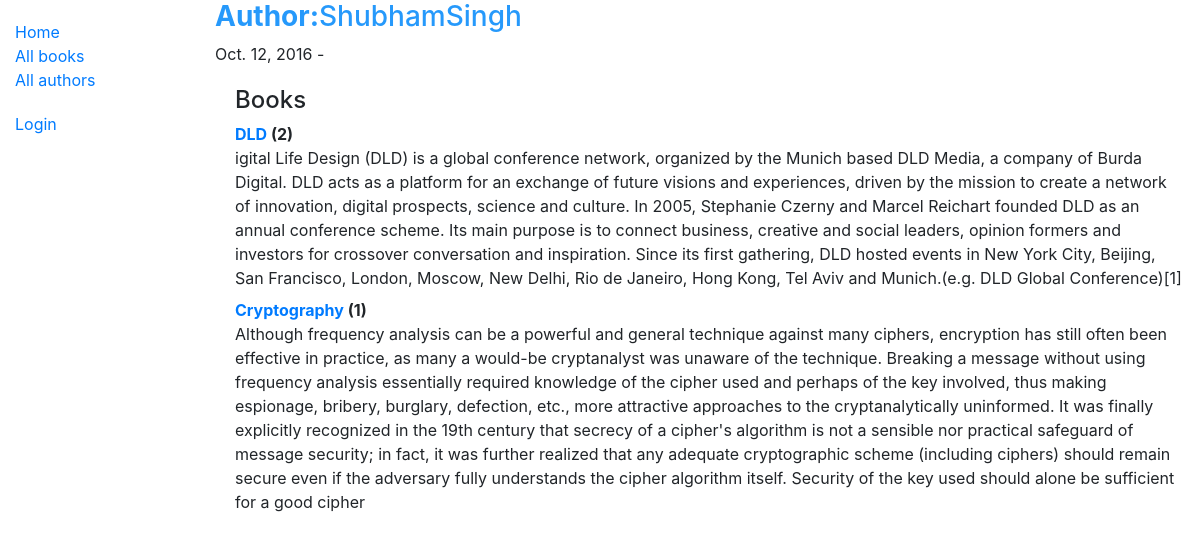
The app's page /catalog/author/1 with its own data.
### catalog/models.py (models this page shows, shortened)
class Author(models.Model):
    first_name = models.CharField(max_length=100)
    last_name = models.CharField(max_length=100)
    date_of_birth = models.DateField(null=True, blank=True)
    date_of_death = models.DateField('Died', null=True, blank=True)
    class Meta:
        ordering = ['last_name']

class Book(models.Model):
    title = models.CharField(max_length=200)
    author = models.ForeignKey('Author', on_delete=models.SET_NULL, null=True)
    summary = models.TextField(max_length=1000, help_text='Enter a brief description of the book')
    isbn = models.CharField('ISBN', max_length=13, help_text='13 Character <a href="https://www.isbn-international.org/content/what-isbn">ISBN number</a>')
    genre = models.ManyToManyField(Genre, help_text='Select a genre for this book')
    language = models.ForeignKey('Language', on_delete=models.SET_NULL, null= True)
    def __str__(self):
        return self.title

### catalog/views.py (the view)
# urls.py: url(r'^author/(?P<pk>\d+)$', AuthorDetailView.as_view(), name='author-detail'),
class AuthorDetailView(DetailView):
    model = Author
    template_name = 'catalog/Author/author_detail.html'
    paginate_by = 2

### catalog/templates/catalog/Author/author_detail.html
{% extends 'base_generic.html' %}
{% block content %}
    <h3 style="color: #2699FB"><strong>Author:</strong>{{ author.first_name }}{{ author.last_name }}</h3>
    <p>{{author.date_of_birth}} - {% if author.date_of_death %} {{ author.date_of_death }} {% endif%}</p>
    <div style="margin-left:20px;margin-top:20px">
        <h4>Books</h4>
        <dl>
            {% for book in author.book_set.all %}
            <dt><a href="{% url 'book-detail' book.pk %}">{{book}}</a> ({{book.bookinstance_set.all.count}})</dt>
            <dd>{{ book.summary }}</dd>
            {% endfor %}
        </dl>
    </div>
{% endblock %}

### records on screen
Author: first_name "Shubham", last_name "Singh", date_of_birth "Oct. 12, 2016"
Book: title "DLD", bookinstance_set.all.count "2", summary "igital Life Design (DLD) is a global conference network, organized by the Munich based DLD Media, a company of Burda Digital. DLD acts as a platform for an exchange of future visions and experiences, driven by the mission to create a network of innovation, digital prospects, science and culture. In 2005, Stephanie Czerny and Marcel Reichart founded DLD as an annual conference scheme. Its main purpose is to connect business, creative and social leaders, opinion formers and investors for crossover conversation and inspiration. Since its first gathering, DLD hosted events in New York City, Beijing, San Francisco, London, Moscow, New Delhi, Rio de Janeiro, Hong Kong, Tel Aviv and Munich.(e.g.…"
Book: title "Cryptography", bookinstance_set.all.count "1", summary "Although frequency analysis can be a powerful and general technique against many ciphers, encryption has still often been effective in practice, as many a would-be cryptanalyst was unaware of the technique. Breaking a message without using frequency analysis essentially required knowledge of the cipher used and perhaps of the key involved, thus making espionage, bribery, burglary, defection, etc., more attractive approaches to the cryptanalytically uninformed. It was finally explicitly recognized in the 19th century that secrecy of a cipher's algorithm is not a sensible nor practical safeguard of message security; in fact, it was further realized that any adequate cryptographic scheme…"
